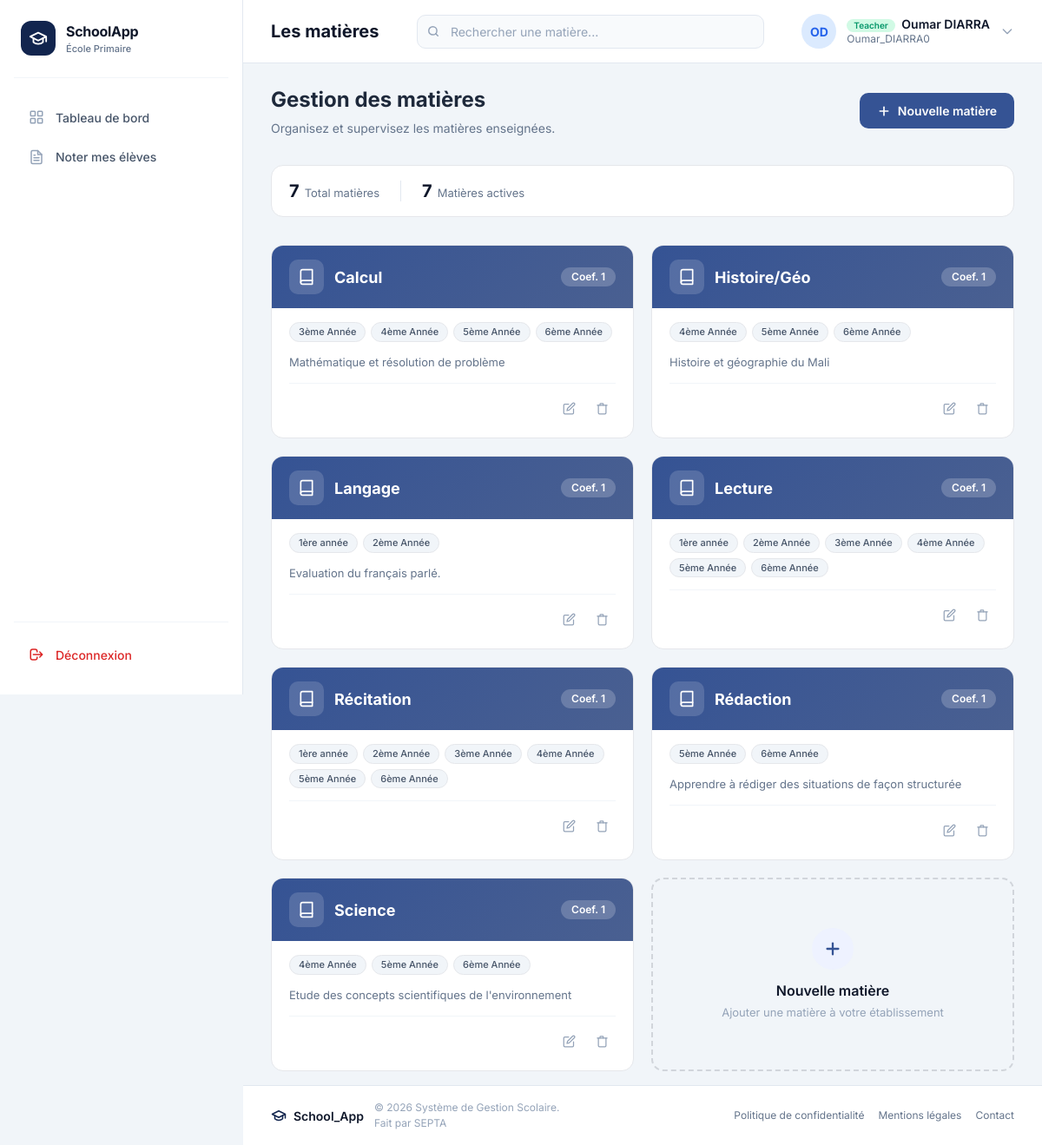
/matieres/ (signed in), run on the app's committed database.
### matieres/models.py (models this page shows, shortened)
class Matiere(models.Model):
    nom = models.CharField(max_length=100, unique=True)
    description = models.TextField(blank=True, null=True)
    note_sur = models.PositiveIntegerField(
        default=20,
        help_text="Barème de notation de la matière (ex: 5, 10, 20)"
    )
    coefficient = models.PositiveIntegerField(
        default=1,
        help_text="Poids de la matière dans le calcul de la moyenne"
    )
    classes = models.ManyToManyField(
        Classe,
        related_name="matieres",
        blank=True
    )
    class Meta:
        ordering = ["nom"]
        verbose_name = "Matière"
        verbose_name_plural = "Matières"

### classes/models.py (models this page shows, shortened)
class Classe(models.Model):
    nom = models.CharField(max_length=30, null=False)
    niveau = models.IntegerField()
    enseignant = models.ForeignKey(
        User,
        on_delete=models.SET_NULL,
        null=True,
        blank=True,
        related_name="classes",
        limit_choices_to={"groups__name": "Teacher"},
    )

### matieres/views.py (the view)
# urls.py: path("matieres/", views.matiere_list, name="list"),
def matiere_list(request):
    matieres = Matiere.objects.all().prefetch_related("classes")
    return render(request, "matieres.html", {"matieres": matieres})

### matieres/templates/matieres.html (shortened to what this page needs)
{% extends 'base.html' %}
{% load static %}
{% block page_title %}Les matières{% endblock %}
{% block search_placeholder %}Rechercher une matière...{% endblock %}
{% block content %}
<div class="page-header">
  <div class="page-header-text">
    <h2>Gestion des matières</h2>
    <p>Organisez et supervisez les matières enseignées.</p>
  </div>
  <a href="{% url 'matieres:create' %}" class="btn btn-primary" id="btnCreerMatiere">
    <svg xmlns="http://www.w3.org/2000/svg" width="16" height="16" viewBox="0 0 24 24"
         fill="none" stroke="currentColor" stroke-width="2.5" stroke-linecap="round" stroke-linejoin="round">
      <line x1="12" x2="12" y1="5" y2="19"/>
      <line x1="5" x2="19" y1="12" y2="12"/>
    </svg>
    Nouvelle matière
  </a>
</div>
<div class="stats-bar">
  <div class="stat-item">
    <span class="stat-number">{{ matieres|length }}</span>
    <span class="stat-label">Total matières</span>
  </div>
  <div class="stat-item">
    <span class="stat-number">{{ matieres|length }}</span>
    <span class="stat-label">Matières actives</span>
  </div>
</div>
<div class="matieres-grid" id="matieresGrid">
  {% for matiere in matieres %}
  <article class="matiere-card" id="card-{{ matiere.pk }}">
    <div class="matiere-card-header">
      <div class="matiere-icon">
        <svg xmlns="http://www.w3.org/2000/svg" viewBox="0 0 24 24" fill="none" stroke="currentColor" stroke-width="2" stroke-linecap="round" stroke-linejoin="round">
          <path d="M4 19.5A2.5 2.5 0 0 1 6.5 17H20"/>
          <path d="M6.5 2H20v20H6.5A2.5 2.5 0 0 1 4 19.5v-15A2.5 2.5 0 0 1 6.5 2z"/>
        </svg>
      </div>
      <h3 class="matiere-name">{{ matiere.nom }}</h3>
      <span class="matiere-coef">Coef. {{ matiere.coefficient|default:"1" }}</span>
    </div>
    <div class="matiere-card-body">
      <div class="matiere-classes">
        {% for classe in matiere.classes.all %}
        <span class="matiere-class-tag">{{ classe.nom }}</span>
        {% empty %}
        <span style="font-size:12px;color:#94a3b8;">Aucune classe associée</span>
        {% endfor %}
      </div>
      {% if matiere.description %}
      <div class="matiere-description">{{ matiere.description|truncatechars:100 }}</div>
      {% endif %}
      <div class="matiere-card-actions">
        <a href="{% url 'matieres:update' matiere.pk %}" class="action-btn edit" title="Modifier la matière">
          <svg xmlns="http://www.w3.org/2000/svg" viewBox="0 0 24 24" fill="none" stroke="currentColor" stroke-width="2" stroke-linecap="round" stroke-linejoin="round">
            <path d="M11 4H4a2 2 0 0 0-2 2v14a2 2 0 0 0 2 2h14a2 2 0 0 0 2-2v-7"/>
            <path d="M18.5 2.5a2.121 2.121 0 0 1 3 3L12 15l-4 1 1-4 9.5-9.5z"/>
          </svg>
        </a>
        <button class="action-btn delete" title="Supprimer la matière"
                data-delete-url="{% url 'matieres:delete' matiere.pk %}"
                onclick="confirmDelete(this.dataset.deleteUrl, '{{ matiere.nom|escapejs }}')">
          <svg xmlns="http://www.w3.org/2000/svg" viewBox="0 0 24 24" fill="none" stroke="currentColor" stroke-width="2" stroke-linecap="round" stroke-linejoin="round">
            <polyline points="3 6 5 6 21 6"/>
            <path d="M19 6v14a2 2 0 0 1-2 2H7a2 2 0 0 1-2-2V6m3 0V4a1 1 0 0 1 1-1h4a1 1 0 0 1 1 1v2"/>
          </svg>
        </button>
      </div>
    </div>
  </article>
  {% endfor %}
  <a href="{% url 'matieres:create' %}" class="add-card" id="addMatiereCard" aria-label="Ajouter une nouvelle matière">
    <div class="add-card-content">
      <div class="add-icon" aria-hidden="true">
        <svg xmlns="http://www.w3.org/2000/svg" width="22" height="22" viewBox="0 0 24 24"
             fill="none" stroke="currentColor" stroke-width="2.5" stroke-linecap="round" stroke-linejoin="round">
          <line x1="12" x2="12" y1="5" y2="19"/>
          <line x1="5" x2="19" y1="12" y2="12"/>
        </svg>
      </div>
      <p class="add-card-title">Nouvelle matière</p>
      <p class="add-card-desc">Ajouter une matière à votre établissement</p>
    </div>
  </a>
</div>
{% endblock %}

### classes/templates/base.html (shortened to what this page needs)
{% load static %}
<!DOCTYPE html>
<html lang="fr">
<head>
  <link rel="stylesheet" href="https://cdnjs.cloudflare.com/ajax/libs/font-awesome/6.5.2/css/all.min.css" />
  <script src="https://cdn.tailwindcss.com"></script>
</head>
<body>
<div class="app-layout">
  <aside class="sidebar" id="sidebar" role="navigation" aria-label="Menu principal">
    <div class="sidebar-brand">
      <div class="brand-icon" aria-hidden="true">
        <svg xmlns="http://www.w3.org/2000/svg" width="20" height="20" viewBox="0 0 24 24"
             fill="none" stroke="white" stroke-width="2" stroke-linecap="round" stroke-linejoin="round">
          <path d="M22 10v6M2 10l10-5 10 5-10 5z"/>
          <path d="M6 12v5c3 3 9 3 12 0v-5"/>
        </svg>
      </div>
      <div class="brand-text">
        <span class="brand-name">SchoolApp</span>
        <span class="brand-sub">École Primaire</span>
      </div>
    </div>
    <nav class="sidebar-nav">
      <a href="{% url 'accounts:dashboard' %}" class="nav-item {% block nav_accueil %}{% endblock %}">
        <span class="nav-icon" aria-hidden="true">
        </span>
        <span>Tableau de bord</span>
      </a>
      {% if user.is_staff %}
      <a href="{% url 'students:list' %}" class="nav-item {% block nav_eleves %}{% endblock %}">
        <span class="nav-icon" aria-hidden="true">
          <svg xmlns="http://www.w3.org/2000/svg" width="16" height="16" viewBox="0 0 24 24"
               fill="none" stroke="currentColor" stroke-width="2" stroke-linecap="round" stroke-linejoin="round">
            <path d="M17 21v-2a4 4 0 0 0-4-4H5a4 4 0 0 0-4 4v2"/>
            <circle cx="9" cy="7" r="4"/>
            <path d="M23 21v-2a4 4 0 0 0-3-3.87"/>
            <path d="M16 3.13a4 4 0 0 1 0 7.75"/>
          </svg>
        </span>
        <span>Élèves</span>
      </a>
      <a href="{% url 'classes:list' %}" class="nav-item {% block nav_classes %}{% endblock %}">
        <span class="nav-icon" aria-hidden="true">
          <svg xmlns="http://www.w3.org/2000/svg" width="16" height="16" viewBox="0 0 24 24"
               fill="none" stroke="currentColor" stroke-width="2" stroke-linecap="round" stroke-linejoin="round">
            <path d="M20 21v-2a4 4 0 0 0-4-4H8a4 4 0 0 0-4 4v2"/>
            <circle cx="12" cy="7" r="4"/>
          </svg>
        </span>
        <span>Classes</span>
      </a>
      <a href="{% url 'matieres:list' %}" class="nav-item {% block nav_matieres %}{% endblock %}">
        <span class="nav-icon" aria-hidden="true">
          <svg xmlns="http://www.w3.org/2000/svg" width="16" height="16" viewBox="0 0 24 24"
               fill="none" stroke="currentColor" stroke-width="2" stroke-linecap="round" stroke-linejoin="round">
            <path d="M4 19.5A2.5 2.5 0 0 1 6.5 17H20"/>
            <path d="M6.5 2H20v20H6.5A2.5 2.5 0 0 1 4 19.5v-15A2.5 2.5 0 0 1 6.5 2z"/>
          </svg>
        </span>
        <span>Matières</span>
      </a>
      <a href="{% url 'accounts:teacher_list' %}" class="nav-item {% block nav_enseignants %}{% endblock %}">
        <span class="nav-icon" aria-hidden="true">
          <svg xmlns="http://www.w3.org/2000/svg" width="16" height="16" viewBox="0 0 24 24"
               fill="none" stroke="currentColor" stroke-width="2" stroke-linecap="round" stroke-linejoin="round">
            <rect width="18" height="18" x="3" y="4" rx="2"/>
            <line x1="16" x2="16" y1="2" y2="6"/>
            <line x1="8"  x2="8"  y1="2" y2="6"/>
            <line x1="3"  x2="21" y1="10" y2="10"/>
          </svg>
        </span>
        <span>Enseignants</span>
      </a>
      <a href="{% url 'bulletin:liste' %}" class="nav-item {% block nav_bulletins %}{% endblock %}">
        <span class="nav-icon" aria-hidden="true">
          <svg xmlns="http://www.w3.org/2000/svg" width="16" height="16" viewBox="0 0 24 24"
               fill="none" stroke="currentColor" stroke-width="2" stroke-linecap="round" stroke-linejoin="round">
            <path d="M14 2H6a2 2 0 0 0-2 2v16a2 2 0 0 0 2 2h12a2 2 0 0 0 2-2V8z"/>
            <polyline points="14 2 14 8 20 8"/>
            <line x1="16" x2="8" y1="13" y2="13"/>
            <line x1="16" x2="8" y1="17" y2="17"/>
            <polyline points="10 9 9 9 8 9"/>
          </svg>
        </span>
        <span>Bulletins</span>
      </a>
      <a href="{% url 'notifications:composer' %}" class="nav-item {% block nav_notifications %}{% endblock %}">
        <span class="nav-icon" aria-hidden="true">
          <svg xmlns="http://www.w3.org/2000/svg" width="16" height="16" viewBox="0 0 24 24"
               fill="none" stroke="currentColor" stroke-width="2" stroke-linecap="round" stroke-linejoin="round">
            <path d="M18 8A6 6 0 0 0 6 8c0 7-3 9-3 9h18s-3-2-3-9"/>
            <path d="M13.73 21a2 2 0 0 1-3.46 0"/>
          </svg>
        </span>
        <span>Notifications</span>
      </a>
      {% else %}
      <a href="{% url 'accounts:teacher_dashboard' %}" class="nav-item {% block nav_bulletins_prof %}{% endblock %}">
        <span class="nav-icon" aria-hidden="true">
        </span>
        <span>Noter mes élèves</span>
      </a>
      {% endif %}
    </nav>
    <div class="sidebar-footer">
      <form action="{% url 'accounts:logout' %}" method="POST" style="display: inline;">
        <button type="submit" class="nav-item logout-btn" style="width: 100%; border: none; background: none; cursor: pointer; font-family: 'Inter', sans-serif; font-size: 14px; font-weight: 500; display: flex; align-items: center; gap: 12px; padding: 0.7rem 1rem; border-radius: 10px; transition: all 0.2s ease; color: #dc2626;">
          <span class="nav-icon" aria-hidden="true">
            <svg xmlns="http://www.w3.org/2000/svg" width="16" height="16" viewBox="0 0 24 24" fill="none" stroke="currentColor" stroke-width="2" stroke-linecap="round" stroke-linejoin="round">
              <path d="M17 16l4-4m0 0l-4-4m4 4H7m6 4v1a3 3 0 01-3 3H6a3 3 0 01-3-3V7a3 3 0 013-3h4a3 3 0 013 3v1"/>
            </svg>
          </span>
          <span>Déconnexion</span>
        </button>
      </form>
    </div>
  </aside>
  <div class="main-area">
    <header class="topbar">
      <h1 class="topbar-title">{% block page_title %}Portail Scolaire{% endblock %}</h1>
      <div class="search-wrapper">
        <span class="search-icon" aria-hidden="true">
          <svg xmlns="http://www.w3.org/2000/svg" width="14" height="14" viewBox="0 0 24 24"
               fill="none" stroke="currentColor" stroke-width="2.5" stroke-linecap="round" stroke-linejoin="round">
            <circle cx="11" cy="11" r="8"/>
            <path d="m21 21-4.35-4.35"/>
          </svg>
        </span>
        <input type="search" class="search-input" id="searchInput"
               placeholder="{% block search_placeholder %}Rechercher...{% endblock %}"
               aria-label="Rechercher" />
      </div>
      <div class="user-info">
        <div class="user-avatar" aria-hidden="true">
          {% if user.is_authenticated %}
            {% if user.first_name and user.last_name %}
              {{ user.first_name|first|upper }}{{ user.last_name|first|upper }}
            {% else %}
              {{ user.username|slice:":2"|upper }}
            {% endif %}
          {% else %}
            GU
          {% endif %}
        </div>
        <div class="user-details">
          <span class="user-name">
            {% if user.is_authenticated %}
              {% if user.is_staff %}
                <span class="role-badge admin">Admin</span>
              {% elif user.groups.all %}
                {% for group in user.groups.all %}
                  <span class="role-badge teacher">{{ group.name }}</span>
                {% endfor %}
              {% else %}
                <span class="role-badge student">Élève</span>
              {% endif %}
              {{ user.get_full_name|default:user.username }}
            {% else %}
              <span class="role-badge guest">Invité</span>
            {% endif %}
          </span>
          <span class="user-email">
            {% if user.is_authenticated %}
              {{ user.email|default:user.username }}
            {% else %}
              non connecté
            {% endif %}
          </span>
        </div>
        <svg width="16" height="16" viewBox="0 0 24 24" fill="none" stroke="currentColor" stroke-width="2" stroke-linecap="round" stroke-linejoin="round" style="color: #94a3b8;">
          <path d="M19 9l-7 7-7-7"/>
        </svg>
      </div>
    </header>
    <main class="main-content" id="mainContent">
      {% block content %}{% endblock %}
    </main>
    <footer class="app-footer">
      <div class="footer-left">
        <div class="footer-brand">
          <svg xmlns="http://www.w3.org/2000/svg" width="16" height="16" viewBox="0 0 24 24"
               fill="none" stroke="currentColor" stroke-width="2" stroke-linecap="round" stroke-linejoin="round">
            <path d="M22 10v6M2 10l10-5 10 5-10 5z"/>
            <path d="M6 12v5c3 3 9 3 12 0v-5"/>
          </svg>
          <span class="footer-name">School_App</span>
        </div>
        <p class="footer-copy">© 2026 Système de Gestion Scolaire.<br>Fait par SEPTA</p>
      </div>
      <nav class="footer-links" aria-label="Liens utiles">
        <a href="#">Politique de confidentialité</a>
        <a href="#">Mentions légales</a>
        <a href="#">Contact</a>
      </nav>
    </footer>
  </div>
</div>
</body>
</html>

### data on the page
Matiere: nom "Calcul", coefficient "1", description "Mathématique et résolution de problème"
Classe: nom "3ème Année"
Classe: nom "4ème Année"
Classe: nom "5ème Année"
Classe: nom "6ème Année"
Matiere: nom "Histoire/Géo", coefficient "1", description "Histoire et géographie du Mali"
Matiere: nom "Langage", coefficient "1", description "Evaluation du français parlé."
Classe: nom "1ère année"
Classe: nom "2ème Année"
Matiere: nom "Lecture", coefficient "1"
Matiere: nom "Récitation", coefficient "1"
Matiere: nom "Rédaction", coefficient "1", description "Apprendre à rédiger des situations de façon structurée"
Matiere: nom "Science", coefficient "1", description "Etude des concepts scientifiques de l'environnement"

### other printed values
{{ user.first_name|first|upper }} "O"
{{ user.last_name|first|upper }} "D"
{{ group.name }} "Teacher"
{{ user.get_full_name|default:user.username }} "Oumar DIARRA"
{{ user.email|default:user.username }} "Oumar_DIARRA0"
{{ matieres|length }} "7"
